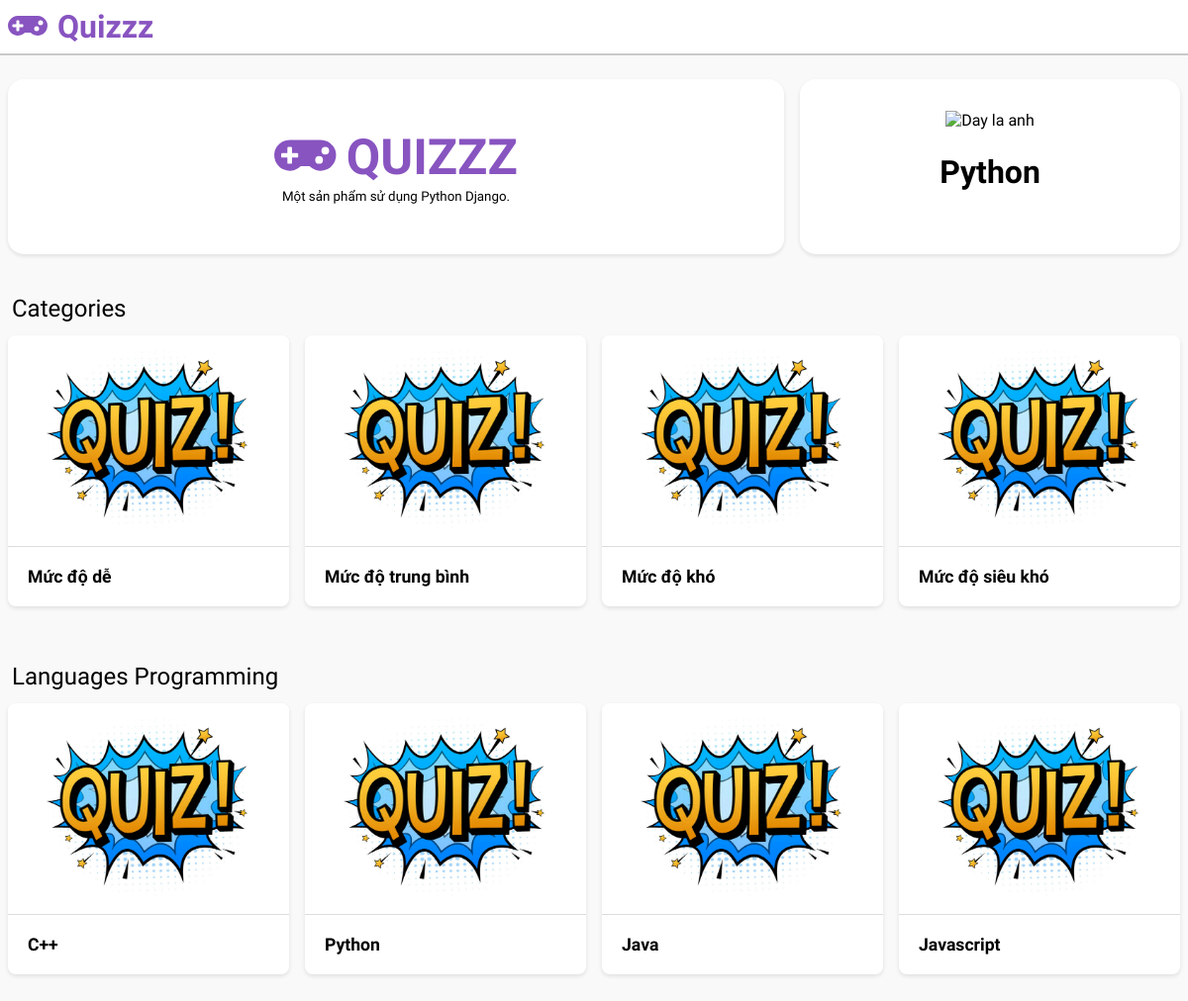
The page / on the database its author committed.
### quizz/models.py (models this page shows, shortened)
class Category(models.Model):
    category_key = models.CharField(max_length=200)
    category_title = models.CharField(max_length=500)
    category_score = models.IntegerField(default=0)

class LanguageProgramming(models.Model):
    lg_key = models.CharField(max_length=100)
    lg_title = models.CharField(max_length=100)

### quizz/views.py (the view)
# urls.py: path('', views.index, name='index'),
def index(request):
    data = {
        'categories': Category.objects.all(),
        'languages': LanguageProgramming.objects.all(),
    }
    return render(request, 'quizz/common.html', data)

### quizz/templates/quizz/common.html (shortened to what this page needs)
{% load static %}
<!DOCTYPE html>
<html lang="en">
<head>
    <link rel="stylesheet" href="{% static '/css/app.css' %}">
    <link rel="stylesheet" href="{% static '/css/customs.css' %}">
</head>
<body>
    <div class="header">
        <div class="container">
            <div class="page-entry-title text-primary p-2">
                <h1><i class="fas fa-gamepad icon-text-left"></i>Quizzz</h1>
            </div>
        </div>
    </div>
    <div class="container p-y-4">
        <div class="row">
            <div class="col-stretch col-sm-12 col-lg-8 p-2">
                <div class="block ht-100 p-4 text-center search-parent">
                    <h1 class="page-title text-primary"><i class="fas fa-gamepad icon-text-left"></i>QUIZZZ</h1>
                    <small>Một sản phẩm sử dụng Python Django.</small>
                </div>
            </div>
            <div class="col-stretch col-sm-12 col-lg-4 p-2">
                <div class="block ht-100 p-4 text-center">
                    <img class="p-4" width="100" src="https://i0.wp.com/phocode.com/wp-content/uploads/2016/03/logoPython.png" alt="Day la anh">
                    <h1 class="text-center p-1">Python</h1>
                </div>
            </div>
        </div>
    </div>
    <div class="container">
        <div class="section p-3">
            <div class="section-title">
                <h2>Categories</h2>
            </div>
            <div class="row">
            {% if categories %}
                {% for category in categories %}
                        <div class="col-stretch col-sm-12 col-md-6 col-lg-4 col-xl-3 p-2">
                            <a href="category/{{ category.category_key }}/play" class="card">
                                <div class="card-image">
                                    <img src="{% static '/img/quiz.jpg' %}" alt="image">
                                </div>
                                <div class="card-entry">
                                    <span>{{ category.category_title }}</span>
                                </div>
                            </a>
                        </div>
                {% endfor %}
            {% endif %}
            </div>
        </div>
        <div class="section p-3">
            <div class="section-title">
                <h2>Languages Programming</h2>
            </div>
            <div class="row">
                {% if languages %}
                    {% for language in languages %}
                            <div class="col-stretch col-sm-12 col-md-6 col-lg-4 col-xl-3 p-2">
                                <a href="language/{{ language.lg_key }}/play" class="card">
                                    <div class="card-image">
                                        <img src="{% static '/img/quiz.jpg' %}" alt="image">
                                    </div>
                                    <div class="card-entry">
                                        <span>{{ language.lg_title }}</span>
                                    </div>
                                </a>
                            </div>
                    {% endfor %}
                {% endif %}
            </div>
        </div>
    </div>
</body>
</html>

### quizz/static/css/app.css (style rules this page uses)
* { margin: 0; padding: 0; box-sizing: border-box; font-family: 'Quicksand', sans-serif; }
body { font-family: 'Quicksand', sans-serif; font-size: 16px; background-color: #f9f9f9; }
img { max-width: 100%; max-height: 100%; }
.p-1 { padding: .25em; }
.p-2 { padding: .5em; }
.p-3 { padding: .75em; }
.p-4 { padding: 1em; }
.p-y-4 { padding-top: 1em; padding-bottom: 1em; }
.container { max-width: 1366px; margin: 0 auto; }
.row { display: flex; flex-wrap: wrap; align-items: center; justify-content: start; }
.section { margin-bottom: 20px; }
.section .row { margin: 0 -.75em; }
.section-title { padding: 5px 0; }
.section-title>* { font-weight: 500; }
.ht-100 { height: 100%; }
.col-stretch { align-self: stretch; }
.block { background-color: white; border-radius: 16px; box-shadow: 0 2px 4px 0 rgb(0 0 0 / 10%); }
.card { background-color: white; border-radius: 8px; overflow: hidden; box-shadow: 0 2px 4px 0 rgb(0 0 0 / 10%); cursor: pointer; transition: .3s; }
.card>div:not(:last-child) { border-bottom: solid 1px #ddd; }
a.card { display: block; height: 100%; text-decoration: none; color: inherit; }
.card .card-image { overflow: hidden; }
.card .card-image img { display: block; transition: .3s; }
.card .card-entry { padding: 20px; font-size: 1.1em; font-weight: 600; }
.card .card-entry>* { transition: .3s; }
.text-center { text-align: center; }
.text-primary { color: #8854c0; }
.header { background-color: white; position: sticky; top: 0; left: 0; border-bottom: 2px solid rgba(0, 0, 0, .21); }
.icon-text-left { margin-right: 10px; }
@media screen and (min-width: 0px) { .col-sm-12 { width: 100%; } }
@media screen and (min-width: 426px) { .col-md-6 { width: 50%; } }
@media screen and (min-width: 769px) { .col-lg-8 { width: calc(200% / 3); } }
@media screen and (min-width: 769px) { .col-lg-4 { width: calc(100% / 3); } }
@media screen and (min-width: 1025px) { .col-xl-3 { width: 25%; } }

### quizz/static/css/customs.css (style rules this page uses)
.search-parent { padding: 50px 30px; }
.page-title { font-size: 50px; }

### rows shown on the page
Category: category_title "Mức độ dễ"
Category: category_title "Mức độ trung bình"
Category: category_title "Mức độ khó"
Category: category_title "Mức độ siêu khó"
LanguageProgramming: lg_title "C++"
LanguageProgramming: lg_title "Python"
LanguageProgramming: lg_title "Java"
LanguageProgramming: lg_title "Javascript"
